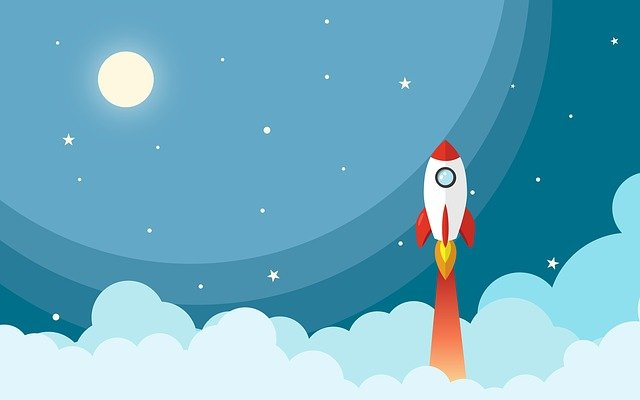
#> input picture poster.jpg, 640 x 400 px
$ python create_card.py
#> lines starting #> are read from the running program, lines starting #| are printed output that depends on the picture
import cv2
img = cv2.imread("poster.jpg")
#> img is the input picture: shape (400, 640, 3); mean B, G, R 194.6, 172.6, 108.6
rocket = img[120:300, 400:500]
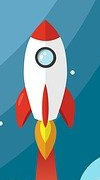
#> rocket: shape (180, 100, 3); mean B, G, R 154.9, 140.7, 96.2
#> (the run stopped early here; a loop or call above may not have finished)
